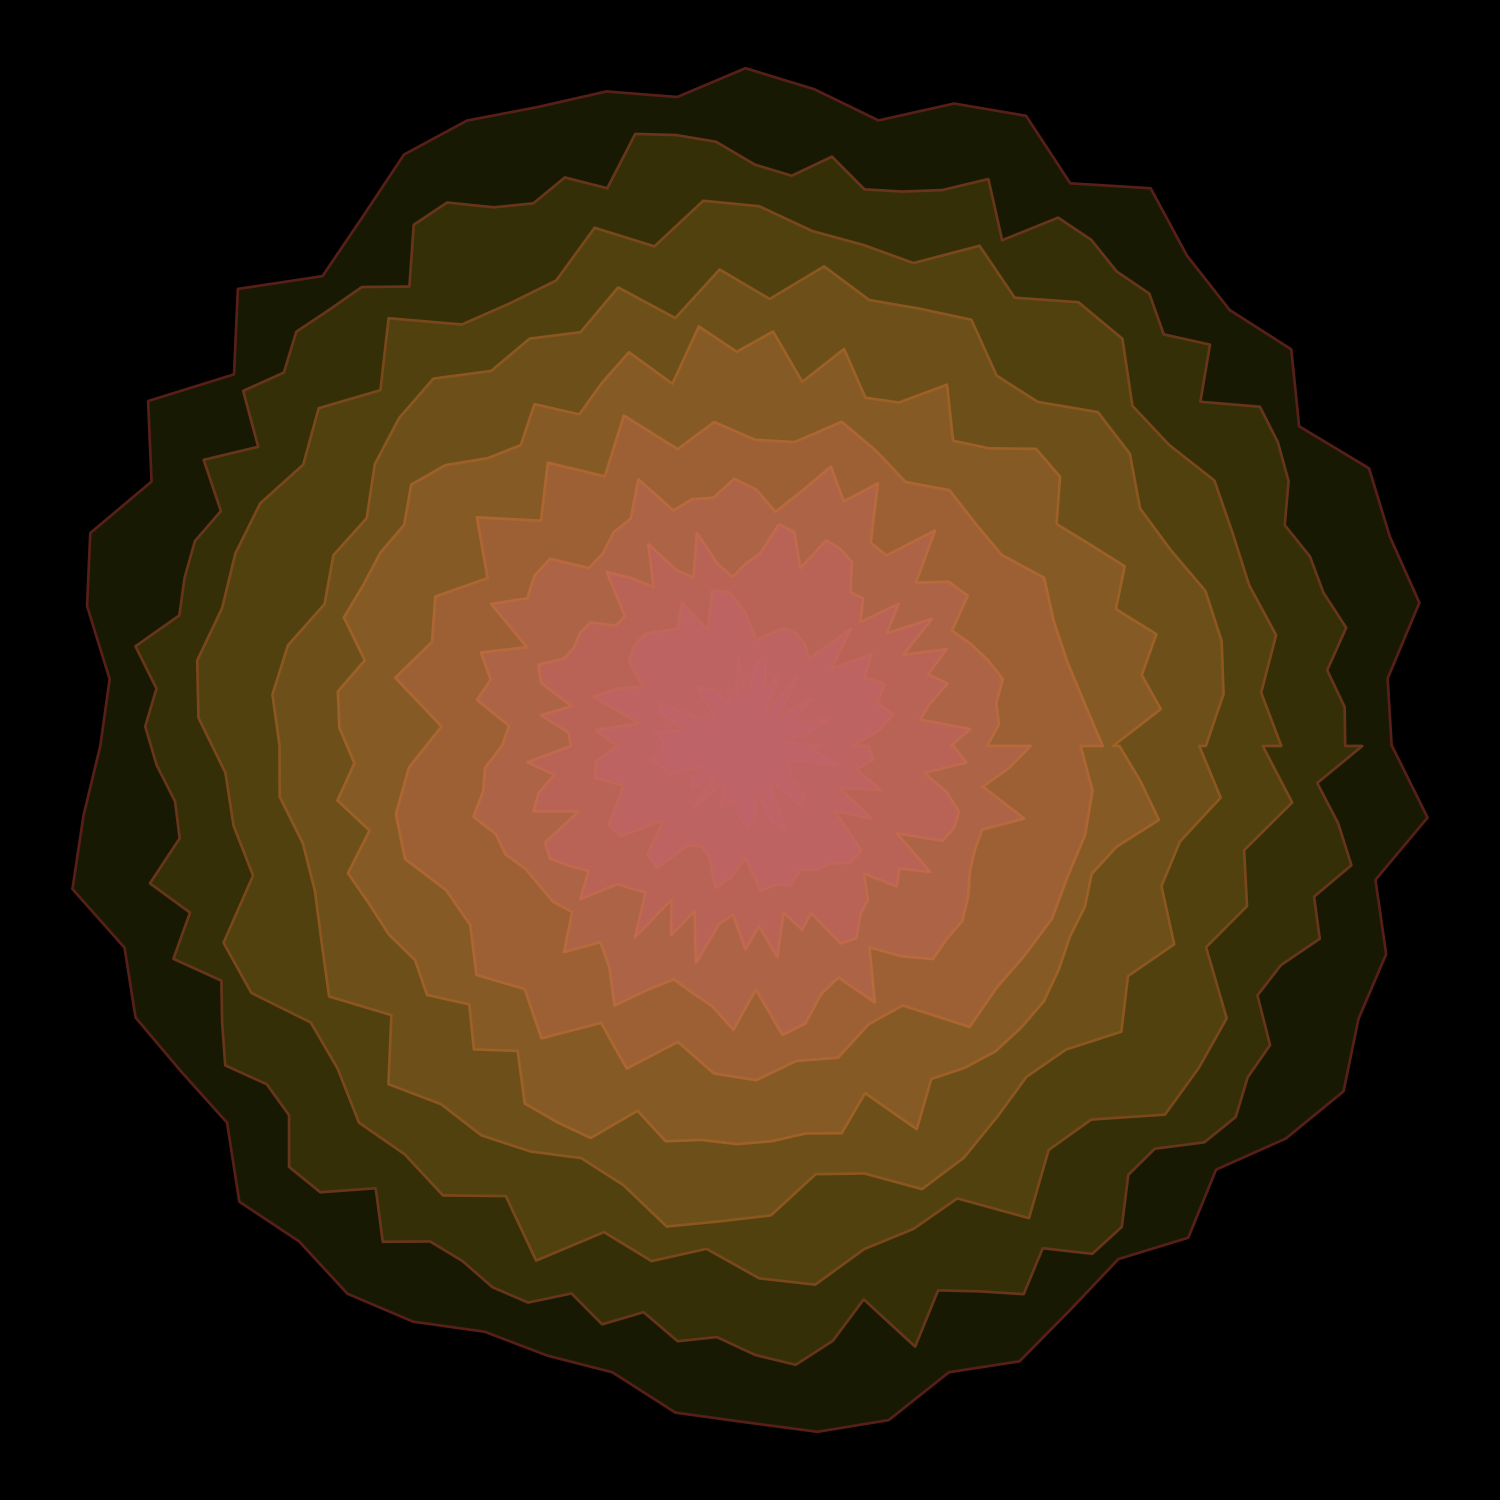

This chart was generated by the following R code:
# Genuary 2025 Day 2: Layers upon layers upon layers.
# Fractal layers of life

library(ggplot2)
library(dplyr)
library(purrr)
library(tidyr)

# Generate synthetic data for fractal layers of life
set.seed(2025) # Set seed for reproducibility

# Number of layers
num_layers <- 10

# Create data for each layer
data <- tibble(layer = 1:num_layers) %>%
  mutate(
    # Random number of points for each layer
    num_points = map_int(layer, ~ sample(50:100, 1)),
    # Angles for points in each layer
    angle = map(num_points, ~ seq(0, 2 * pi, length.out = .x)),
    # Radius with some noise
    radius = map2(layer, num_points, ~ .x + runif(.y, -0.45, 0.45))
  ) %>%
  unnest(c(angle, radius)) %>%
  mutate(
    # Calculate x and y coordinates
    x = radius * cos(angle),
    y = radius * sin(angle),
    # Alpha (transparency) for each layer
    alpha = 1 / (layer + 1),
    layer = factor(layer),
    # Color for each layer
    color = layer
  )

ggplot(data, aes(x, y)) +
  geom_polygon(aes(group = layer, fill = layer, alpha = alpha), color = "#581f18", linewidth = 0.3) +
  scale_fill_viridis_d(option = "plasma") +
  coord_equal() +
  theme_void() +
  theme(legend.position = "none")

# Save the plot as a PNG file
ggsave("Genuary2.png", dpi = 300, width = 5, height = 5, bg = "black")
